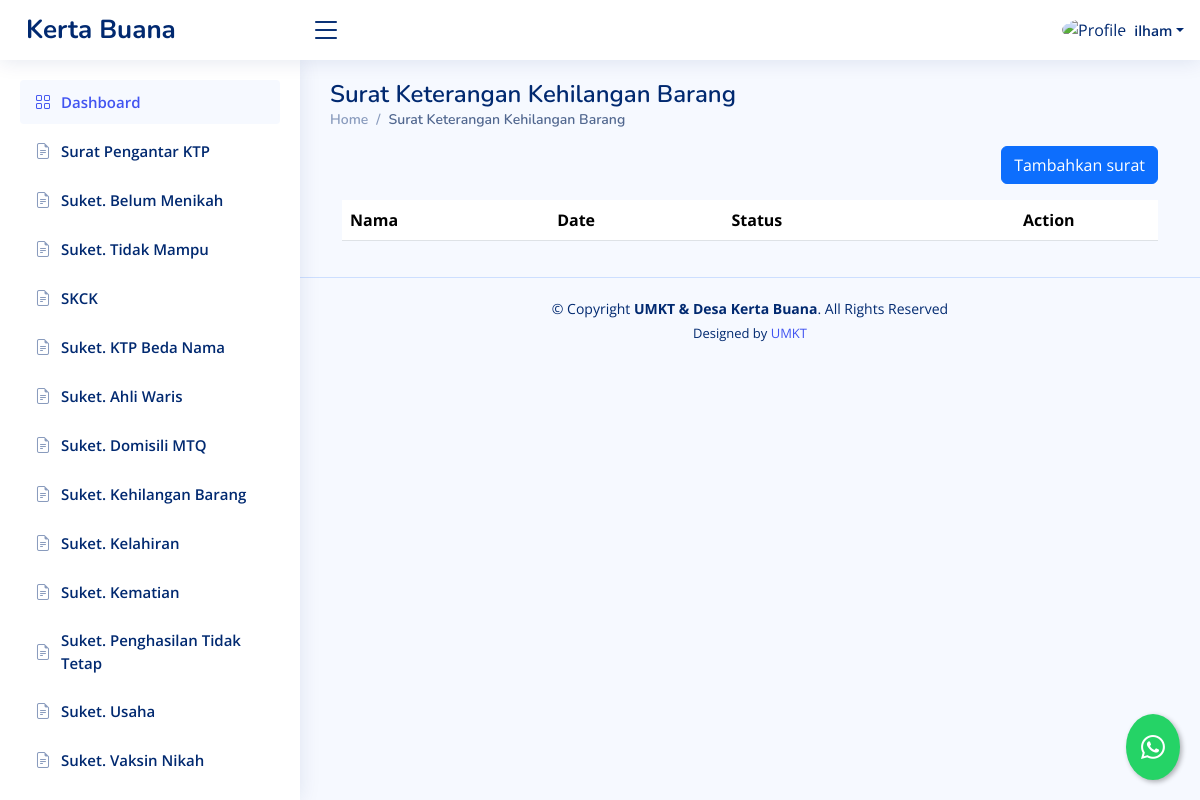
The page /dashboard/suket-kehilangan/ (signed in) on the database as committed earlier.
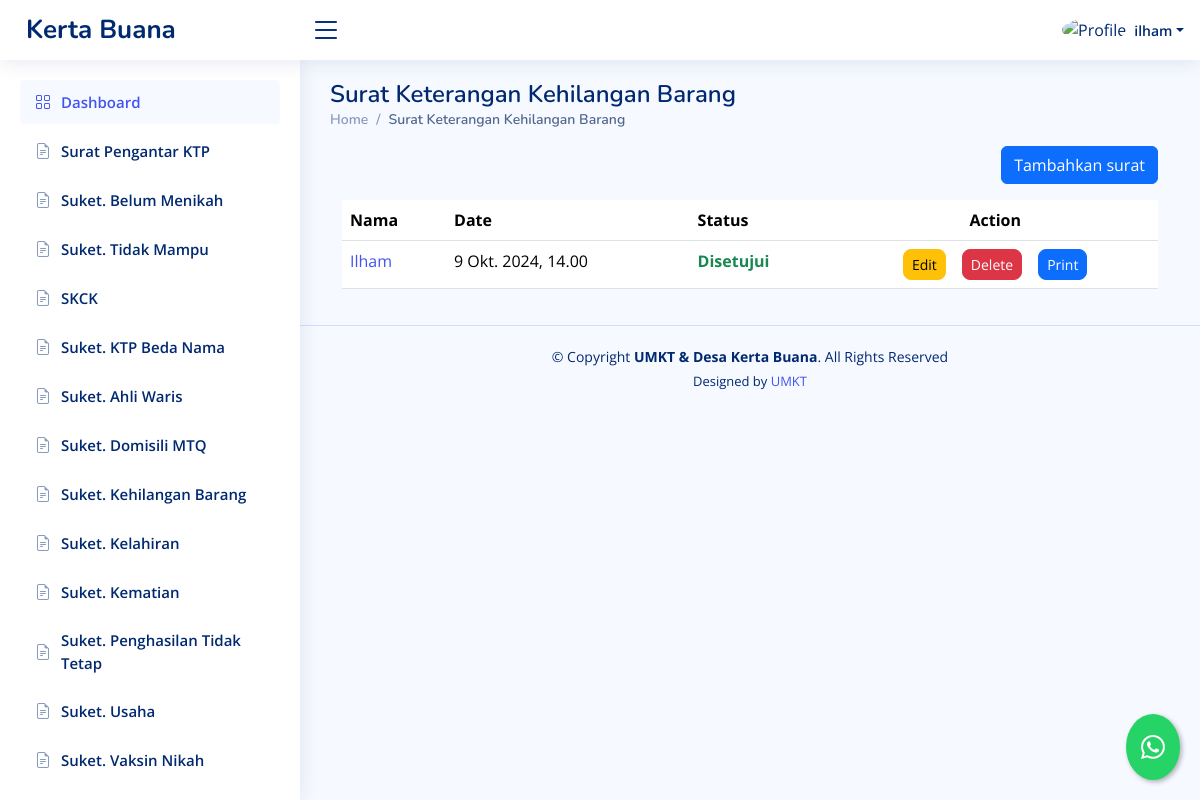
The same page on the database as committed later.
### dashboard/models.py (models this page shows, shortened)
class SuketKehilangan(models.Model):
    STATUS_CHOICES = [
        ('review', 'Proses Review'),
        ('approved', 'Disetujui'),
        ('rejected', 'Ditolak'),
    ]
    penulis = models.ForeignKey(User, on_delete=models.CASCADE, blank=True, null=True)
    nama = models.CharField(max_length=255)
    jenis_kelamin = models.CharField(max_length=255)
    umur = models.CharField(max_length=255)
    alamat = models.CharField(max_length=255)
    pekerjaan = models.CharField(max_length=255)
    harikehilangan = models.CharField(max_length=255,blank=True, null=True)
    barang1 = models.CharField(max_length=255)
    barang2 = models.CharField(max_length=255)
    barang3 = models.CharField(max_length=255)
    tempat1 = models.CharField(max_length=255)
    tempat2 = models.CharField(max_length=255)
    date = models.DateTimeField(default=timezone.now, blank=True)
    status = models.CharField(max_length=20, choices=STATUS_CHOICES, default='review')

### dashboard/views.py (the view, shortened to what this page needs)
# urls.py: path("suket-kehilangan/",suketkehilangan,  name="suketkehilangan"),
@login_required
def suketkehilangan(request):
    template_name = "backend/suketkehilangan.html"
    suket = SuketKehilangan.objects.all()
    private =SuketKehilangan.objects.filter(penulis=request.user)
    context = {
        "suket": suket,
        'private':private
    }
    return render(request, template_name, context)

### templates/backend/suketkehilangan.html (shortened to what the changed rows need)
{% extends "backend/base_ui.html" %} {% load static %} {% load custom_filters %}
{% block konten %}
<div>
  <div class="pagetitle">
    <h1>Surat Keterangan Kehilangan Barang</h1>
  </div>
  {% if value %}
  <div class="card">
    <div class="card-body">
      <h5 class="card-title">Surat Keterangan Kehilangan Barang</h5>
      <form method="post" action="{% url 'edit_suketkehilangan' value.id %}">
        {% csrf_token %}
        <div class="row mb-3">
          <label for="inputNama" class="col-sm-2 col-form-label">Nama</label>
          <div class="col-sm-10">
            <input
              type="text"
              class="form-control"
              name="inputNama"
              value="{{ value.nama }}"
              required
            />
          </div>
        </div>
        <div class="row mb-3">
          <label class="col-sm-2 col-form-label">Jenis Kelamin</label>
          <div class="col-sm-10">
            <select class="form-select" name="inputjk">
              <option selected>Pilih jenis kelamin</option>
              {% if value.jenis_kelamin == "Laki-laki" %}
              <option value="Laki-laki" selected>Laki-laki</option>
              <option value="Perempuan">Perempuan</option>
              {% else %}
              <option value="Laki-laki">Laki-laki</option>
              <option value="Perempuan" selected>Perempuan</option>
              {% endif %}
            </select>
          </div>
        </div>
        <div class="row mb-3">
          <label for="inputUmur" class="col-sm-2 col-form-label">umur</label>
          <div class="col-sm-10">
            <input
              type="text"
              class="form-control"
              name="inputUmur"
              value="{{ value.umur }}"
              required
            />
          </div>
        </div>
        <div class="row mb-3">
          <label for="inputPekerjaan" class="col-sm-2 col-form-label"
            >Pekerjaan</label
          >
          <div class="col-sm-10">
            <input
              type="text"
              class="form-control"
              name="inputPekerjaan"
              value="{{ value.pekerjaan }}"
              required
            />
          </div>
        </div>
        <div class="row mb-3">
          <label for="inputAlamat" class="col-sm-2 col-form-label"
            >Alamat</label
          >
          <div class="col-sm-10">
            <input
              type="text"
              class="form-control"
              name="inputAlamat"
              value="{{ value.alamat }}"
              required
            />
          </div>
        </div>
        <p class="text-secondary">Barang Hilang</p>
        <div class="row mb-3">
          <label for="inputBarang1" class="col-sm-2 col-form-label"
            >Barang 1</label
          >
          <div class="col-sm-10">
            <input
              type="text"
              class="form-control"
              name="inputBarang1"
              value="{{ value.barang1 }}"
            />
          </div>
        </div>
        <div class="row mb-3">
          <label for="inputBarang2" class="col-sm-2 col-form-label"
            >Barang 2</label
          >
          <div class="col-sm-10">
            <input
              type="text"
              class="form-control"
              name="inputBarang2"
              value="{{ value.barang2 }}"
            />
          </div>
        </div>
        <div class="row mb-3">
          <label for="inputBarang3" class="col-sm-2 col-form-label"
            >Barang 3</label
          >
          <div class="col-sm-10">
            <input
              type="text"
              class="form-control"
              name="inputBarang3"
              value="{{ value.barang3 }}"
            />
          </div>
        </div>
        <p class="text-secondary">Perkiraan tempat tercecer dari</p>
        <div class="row mb-3">
          <label for="inputTempat1" class="col-sm-2 col-form-label"
            >Tempat 1</label
          >
          <div class="col-sm-10">
            <input
              type="text"
              class="form-control"
              name="inputTempat1"
              value="{{ value.tempat1 }}"
            />
          </div>
        </div>
        <div class="row mb-3">
          <label for="inputTempat2" class="col-sm-2 col-form-label"
            >Tempat 2</label
          >
          <div class="col-sm-10">
            <input
              type="text"
              class="form-control"
              name="inputTempat2"
              value="{{ value.tempat2 }}"
            />
          </div>
        </div>
        <div class="row mb-3">
          <label for="inputTtl" class="col-sm-2 col-form-label"
            >Hari Kehilangan</label
          >
          <div class="col-sm-10">
            <input
              type="text"
              class="form-control"
              name="inputHariKehilangan"
              value="{{ value.harikehilangan }}"
              placeholder="contoh: Senin, 01 Januari 2020"
              required
            />
          </div>
        </div>
        <div class="row mb-3">
          <label class="col-sm-2 col-form-label">Submit Here</label>
          <div class="col-sm-10">
            <a href="{% url 'suketkehilangan' %}">
              <button class="btn btn-secondary">Cancel</button>
            </a>
            <button type="submit" class="btn btn-primary">Submit</button>
          </div>
        </div>
      </form>
    </div>
  </div>
  {% else %}
  <div class="container-fluid">
    <div class="table-responsive">
      <table class="table datatable">
        <thead>
          <tr>
            <th>Nama</th>
            <th data-type="date" data-format="YYYY/DD/MM">Date</th>
            <th>Status</th>
            <th class="text-center">Action</th>
          </tr>
        </thead>
        <tbody>
          {% if user.is_superuser %} {% for surat in suket %}
          <tr>
            <td>
              <a href="{% url 'detail_suketkehilangan' surat.id %}"
                >{{ surat.nama }}</a
              >
            </td>
            <td>{{ surat.date }}</td>
            {% if surat.status == 'review' %}
            <td class="text-warning fw-bold">Proses Review</td>
            {% elif surat.status == 'approved' %}
            <td class="text-success fw-bold">Disetujui</td>
            {% elif surat.status == 'rejected' %}
            <td class="text-danger fw-bold">Ditolak</td>
            {% endif %} {% if user.is_superuser %}
            <td class="text-center">
              <div
                class="btn-group gap-3"
                role="group"
                aria-label="Action buttons"
              >
                <button type="button" class="btn btn-success btn-sm rounded-3">
                  <a
                    href="{% url 'setujui_suketkehilangan' surat.id %}"
                    class="text-decoration-none text-white"
                    >Setujui</a
                  >
                </button>
                <button type="button" class="btn btn-danger btn-sm rounded-3">
                  <a
                    href="{% url 'tolak_suketkehilangan' surat.id %}"
                    class="text-decoration-none text-white"
                    >Tolak</a
                  >
                </button>
              </div>
            </td>
            {% else %}
            <td class="text-center">
              <div
                class="btn-group gap-3"
                role="group"
                aria-label="Action buttons"
              >
                <a
                  href="{% url 'edit_suketkehilangan' surat.id %}"
                  class="text-decoration-none"
                >
                  <button
                    type="button"
                    class="btn btn-warning btn-sm rounded-3"
                  >
                    Edit
                  </button>
                </a>
                <a
                  href="{% url 'delete_suketkehilangan' surat.id %}"
                  class="text-decoration-none"
                >
                  <button type="button" class="btn btn-danger btn-sm rounded-3">
                    Delete
                  </button>
                </a>
                {% if surat.status == 'approved' %}
                <a
                  href="{% url 'print_suketkehilangan' surat.id %}"
                  class="text-decoration-none"
                >
                  <button
                    type="button"
                    class="btn btn-primary btn-sm rounded-3"
                  >
                    Print
                  </button>
                </a>
                {% else %}
                <button
                  type="button"
                  class="btn btn-primary btn-sm rounded-3"
                  disabled
                >
                  <a
                    href="{% url 'print_suketkehilangan' surat.id %}"
                    class="text-decoration-none text-white"
                    >Print
                  </a>
                </button>
                {% endif %}
              </div>
            </td>
            {% endif %}
          </tr>
          {% endfor %} {% else %} {% for surat in private %}
          <tr>
            <td>
              <a href="{% url 'detail_suketkehilangan' surat.id %}"
                >{{ surat.nama }}</a
              >
            </td>
            <td>{{ surat.date }}</td>
            {% if surat.status == 'review' %}
            <td class="text-warning fw-bold">Proses Review</td>
            {% elif surat.status == 'approved' %}
            <td class="text-success fw-bold">Disetujui</td>
            {% elif surat.status == 'rejected' %}
            <td class="text-danger fw-bold">Ditolak</td>
            {% endif %} {% if user.is_superuser %}
            <td class="text-center">
              <div
                class="btn-group gap-3"
                role="group"
                aria-label="Action buttons"
              >
                <button type="button" class="btn btn-success btn-sm rounded-3">
                  <a
                    href="{% url 'setujui_suketkehilangan' surat.id %}"
                    class="text-decoration-none text-white"
                    >Setujui</a
                  >
                </button>
                <button type="button" class="btn btn-danger btn-sm rounded-3">
                  <a
                    href="{% url 'tolak_suketkehilangan' surat.id %}"
                    class="text-decoration-none text-white"
                    >Tolak</a
                  >
                </button>
              </div>
            </td>
            {% else %}
            <td class="text-center">
              <div
                class="btn-group gap-3"
                role="group"
                aria-label="Action buttons"
              >
                <a
                  href="{% url 'edit_suketkehilangan' surat.id %}"
                  class="text-decoration-none"
                >
                  <button
                    type="button"
                    class="btn btn-warning btn-sm rounded-3"
                  >
                    Edit
                  </button>
                </a>
                <a
                  href="{% url 'delete_suketkehilangan' surat.id %}"
                  class="text-decoration-none"
                >
                  <button type="button" class="btn btn-danger btn-sm rounded-3">
                    Delete
                  </button>
                </a>
                {% if surat.status == 'approved' %}
                <a
                  href="{% url 'print_suketkehilangan' surat.id %}"
                  class="text-decoration-none"
                >
                  <button
                    type="button"
                    class="btn btn-primary btn-sm rounded-3"
                  >
                    Print
                  </button>
                </a>
                {% endif %}
              </div>
            </td>
            {% endif %}
          </tr>
          {% endfor %} {% endif %}
        </tbody>
      </table>
    </div>
  </div>
  {% endif %}
</div>
{% endblock konten %}

Rows that differ between the two databases and show on the page:
added SuketKehilangan: nama "Ilham", date "9 Okt. 2024, 14.00", status "Disetujui"
